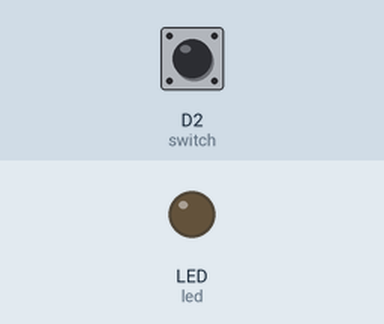
This program was run on a simulated CircuitPython board. Parts: output pins drawn as LEDs (lit = HIGH). Inputs (shaded band) come from the test bench; at power-on: D2 (switch) HIGH.

Above: at 1.2 s.
1.3 s: D2 (switch) pulled LOW for 0.15 s
At 1.38 s:
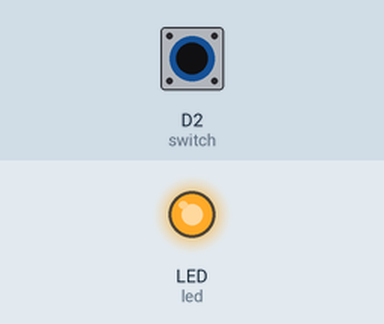
2.9 s: D2 (switch) pulled LOW for 3.2 s
At 7.3 s:
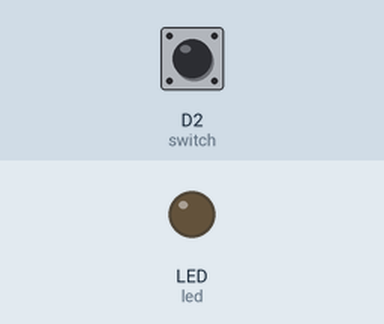
Timing chart, 0 to 8.8 s (numbered marks = the images above; inputs shaded):
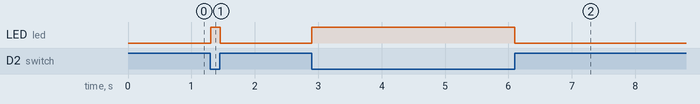

Measured:
- after the input at 1.3 s, LED (led): LOW → HIGH at once, → LOW 0.15 s later
- after the input at 2.9 s, LED (led): LOW → HIGH at once, → LOW 3.2 s later

The program:

digital_in_out.py
```python
import time
import board
from digitalio import DigitalInOut, Direction, Pull

# LED setup.
led = DigitalInOut(board.LED)

led.direction = Direction.OUTPUT

# Switch setup
switch = DigitalInOut(board.D2)
switch.direction = Direction.INPUT
switch.pull = Pull.UP

while True:
    # We could also do "led.value = not switch.value"!
    if switch.value:
        led.value = False
    else:
        led.value = True

    time.sleep(0.01)  # debounce delay
```
